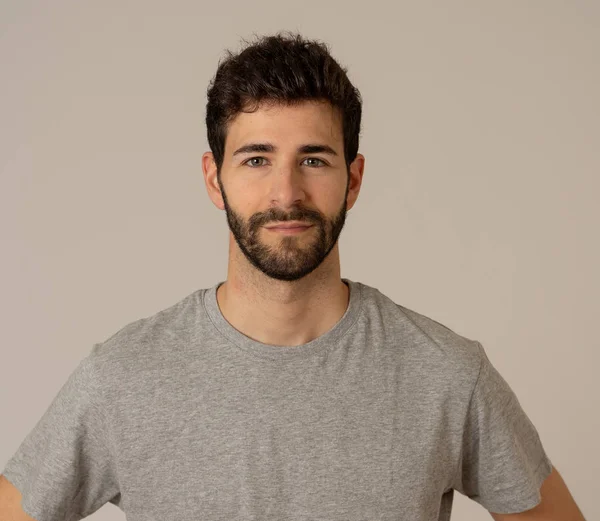
#> input picture data/face1.png, 600 x 521 px
$ python utils.py
#> lines starting #> are read from the running program, lines starting #| are printed output that depends on the picture
import cv2
import os

def apply_mask(img_path, save_path):
#> called with img_path = 'data/face1.png', save_path = 'data/face1_masked.png'
    img = cv2.imread(img_path)
#> img is the input picture: shape (521, 600, 3); mean B, G, R 139.1, 153.4, 169.5
    h, w, _ = img.shape
#> h = 521; w = 600
    mask_color = (192, 192, 192)
    mask_height = int(h * 0.25)
#> mask_height = 130
    y1 = h - mask_height
#> y1 = 391
    y2 = h
#> y2 = 521
    cv2.rectangle(img, (0, y1), (w, y2), mask_color, -1)
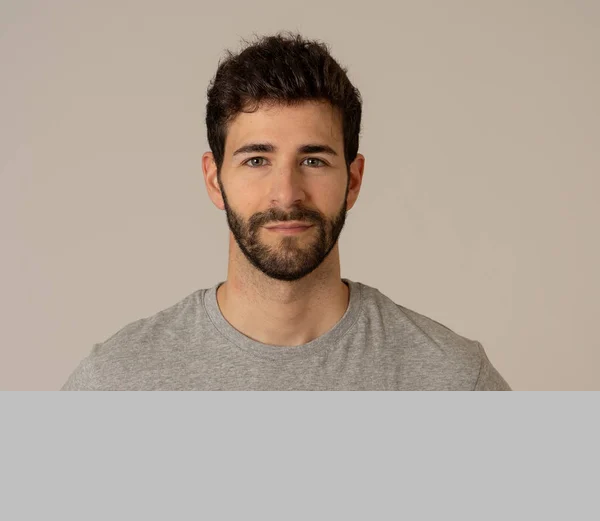
#> img: shape (521, 600, 3); mean B, G, R 154.5, 166, 179
    cv2.imwrite(save_path, img)

def apply_cap(img_path, save_path):
#> called with img_path = 'data/face2.png', save_path = 'data/face2_capped.png'
    img = cv2.imread(img_path)
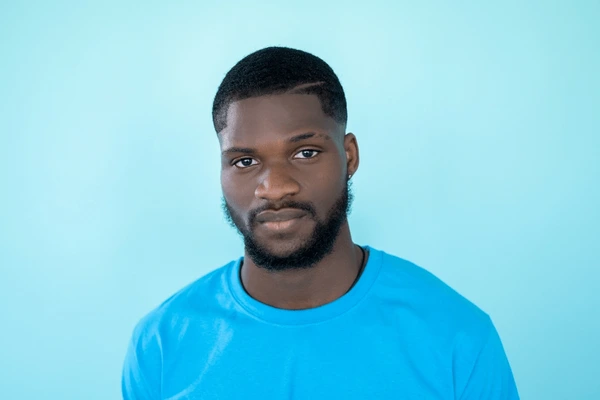
#> input picture data/face2.png, 600 x 400 px
#> img is the input picture: shape (400, 600, 3); mean B, G, R 221.4, 203.8, 130.4
    h, w, _ = img.shape
#> h = 400; w = 600
    cap_color = (50, 50, 50)
    cap_height = int(h * 0.25)
#> cap_height = 100
    y1 = 0
    y2 = cap_height
#> y2 = 100
    cv2.rectangle(img, (0, y1), (w, y2), cap_color, -1)
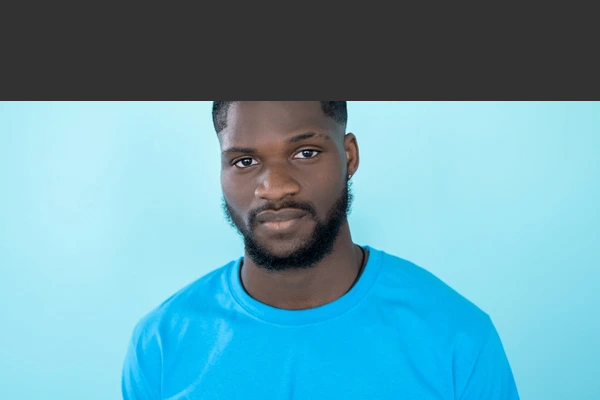
#> img: shape (400, 600, 3); mean B, G, R 177.2, 161.3, 101.1
    cv2.imwrite(save_path, img)

if __name__ == "__main__":
    os.makedirs("data", exist_ok=True)
    apply_mask("data/face1.png", "data/face1_masked.png")
    apply_cap("data/face2.png", "data/face2_capped.png")
    print("Augmented mask/cap images saved.")
